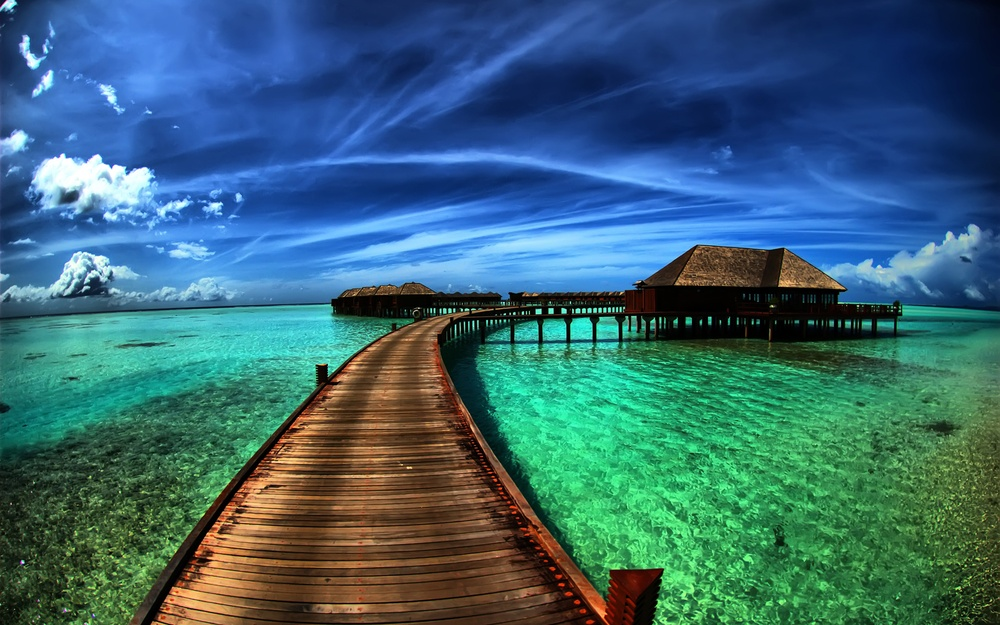
#> input picture d.jpeg, 1000 x 625 px, shrunk from 1920 x 1200 before the run
$ jupyter execute imagecompressor.ipynb   (shell and % lines are left out)
#> lines starting #> are read from the running program, lines starting #| are printed output that depends on the picture; long printed decimals are rounded
# **SVD-Based Image Compression**

### **1.1 Importing Libraries and Loading the Image**

[cell 1]
import numpy as np
import matplotlib.pyplot as plt
from PIL import Image

import numpy as np
import matplotlib.pyplot as plt
from PIL import Image

# Install seaborn (if not already installed)
# !pip install seaborn  # Uncomment this line if seaborn is not installed

# Load the image and ensure it's in RGB mode
image_path = 'd.jpeg'

try:
    image = Image.open(image_path).convert('RGB')
#> image is the input picture: PIL image 1000x625 RGB; mean R, G, B 56.6, 102.9, 115.1
except FileNotFoundError:
    print(f"Error: The file '{image_path}' was not found.")
    exit()

# Convert the image to a NumPy array
image_np = np.array(image)

# Get the dimensions of the image
m, n, channels = image_np.shape  # m = height, n = width
#> m = 625; n = 1000; channels = 3
print(f"Width (n): {n}, Height (m): {m}, Channels: {channels}")
#| Width (n): 1000, Height (m): 625, Channels: 3

# Store m and n values
image_height = m
#> image_height = 625
image_width = n
#> image_width = 1000

# Optionally, display the image
plt.figure(figsize=(8, 6))
plt.imshow(image_np)
plt.axis('off')  # Turn off axis labels
plt.title('Loaded Image')
plt.show()

# You can now use image_height and image_width as needed

### **1.2 Splitting the Image into RGB Channels**

[cell 2]
# Split into RGB channels
R = image_np[:, :, 0]
G = image_np[:, :, 1]
B = image_np[:, :, 2]

### **1.3 Performing SVD on Each Channel**

[cell 3]
# Compute SVD for each channel
U_R, S_R, Vt_R = np.linalg.svd(R, full_matrices=False)
#> S_R = 625 values, max 48442.4 at index 0, min 4.9 at index 624, mean 585.7
U_G, S_G, Vt_G = np.linalg.svd(G, full_matrices=False)
#> S_G = 625 values, max 85233.2 at index 0, min 5.08 at index 624, mean 712.7
U_B, S_B, Vt_B = np.linalg.svd(B, full_matrices=False)
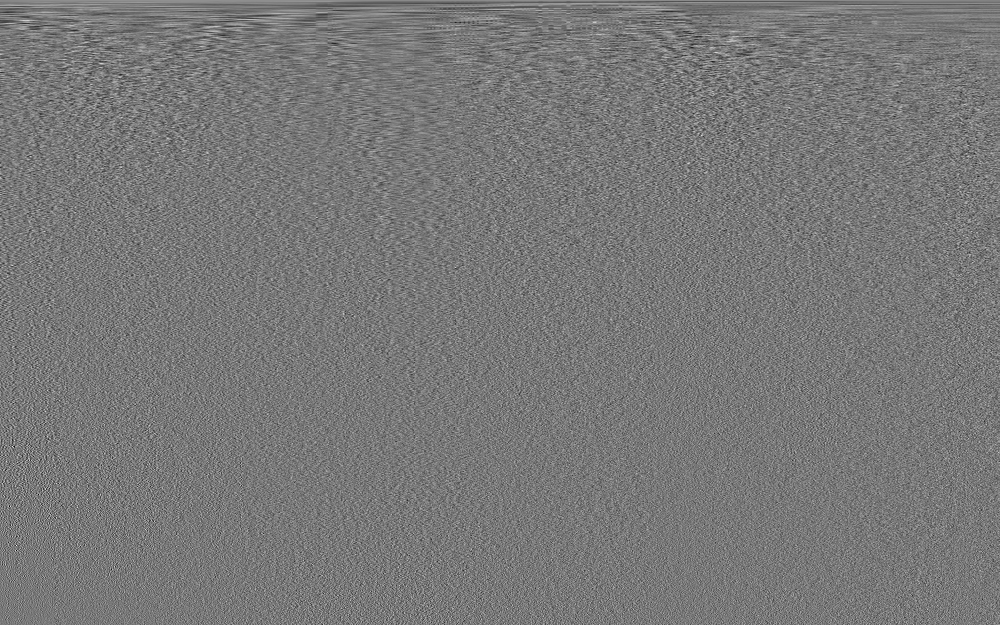
#> Vt_B: shape (625, 1000) float64; min -0.198, max 0.221, mean 3.97e-05; drawn with min black and max white
#> S_B = 625 values, max 100580.3 at index 0, min 5.59 at index 624, mean 669.8

### **1.4 Reconstructing the Image Using Top k Singular Values**

[cell 4]
def reconstruct_image(k):
    R_reconstructed = np.dot(U_R[:, :k], np.dot(np.diag(S_R[:k]), Vt_R[:k, :]))
    G_reconstructed = np.dot(U_G[:, :k], np.dot(np.diag(S_G[:k]), Vt_G[:k, :]))
    B_reconstructed = np.dot(U_B[:, :k], np.dot(np.diag(S_B[:k]), Vt_B[:k, :]))
    reconstructed_image = np.stack((R_reconstructed, G_reconstructed, B_reconstructed), axis=2)
    return np.clip(reconstructed_image, 0, 255).astype('uint8')

### **1.5 Displaying Original and Reconstructed Images**

[cell 5]
# Numbers of singular values to use
k_values = [5, 20, 50, 100]

# Plot the images
plt.figure(figsize=(10, 8))

# Original Image
plt.subplot(2, 3, 1)
plt.imshow(image_np)
plt.title('Original Image')
plt.axis('off')

# Reconstructed Images
for i, k in enumerate(k_values):
    reconstructed_img = reconstruct_image(k)
    plt.subplot(2, 3, i+2)
    plt.imshow(reconstructed_img)
    plt.title(f'k = {k}')
    plt.axis('off')

plt.tight_layout()
plt.show()

### **1.6 Calculating Reconstruction Error**

[cell 6]
def reconstruction_error(k):
    reconstructed_image = reconstruct_image(k)
#> in reconstruct_image (call 5), `return np.clip(reconstructed_image, 0, 255).astype('uint8')`:
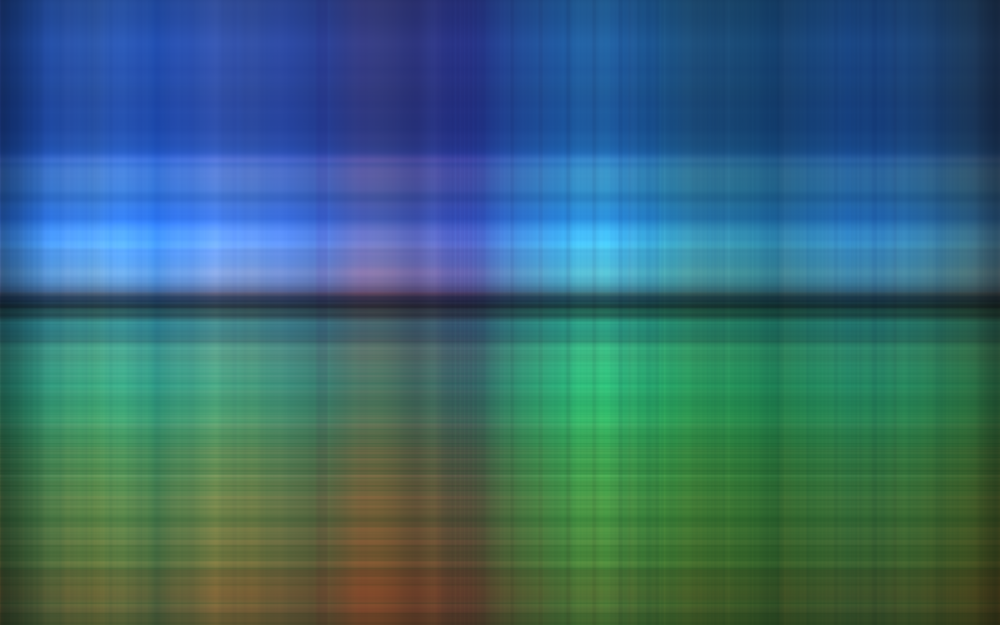
#> returned value: shape (625, 1000, 3); mean of channels 0, 1, 2 56.1, 102.4, 114.4; drawn as R, G, B
    error = np.linalg.norm(image_np.astype('float64') - reconstructed_image.astype('float64')) / np.linalg.norm(image_np.astype('float64'))
#> error = 0.377
    return error

### **1.7 Plotting Reconstruction Error vs. k**

[cell 7]
ks = range(1, 101, 5)
errors = [reconstruction_error(k) for k in ks]
#> in reconstruct_image (call 9), `R_reconstructed = np.dot(U_R[:, :k], np.dot(np.diag(S_R[:k]), Vt_R[:k,..`:
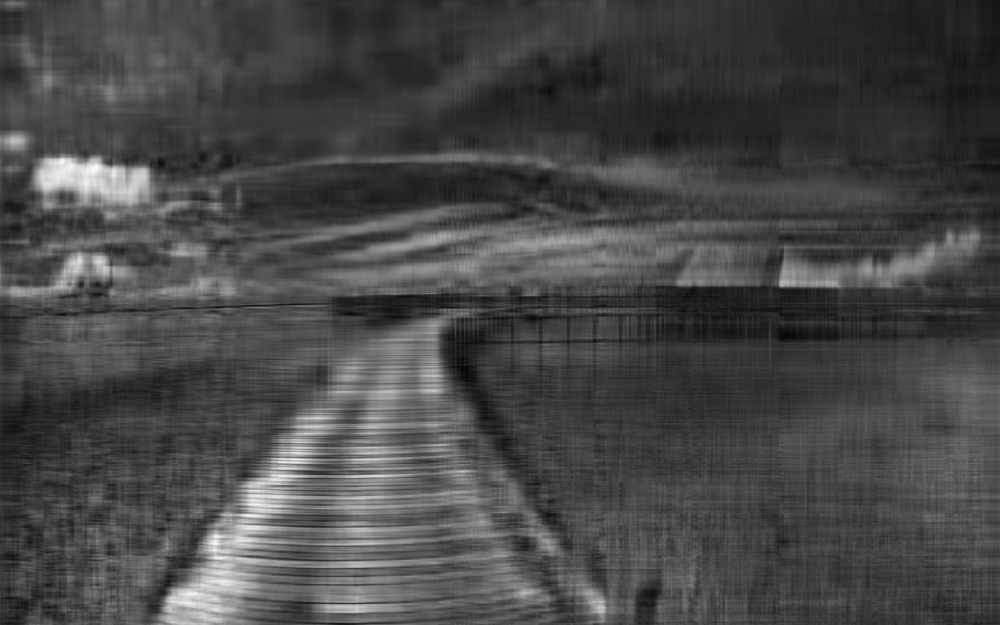
#> R_reconstructed: shape (625, 1000) float64; min -31.24, max 280.3, mean 56.6; drawn with min black and max white
#> in reconstruct_image (call 9), `B_reconstructed = np.dot(U_B[:, :k], np.dot(np.diag(S_B[:k]), Vt_B[:k,..`:
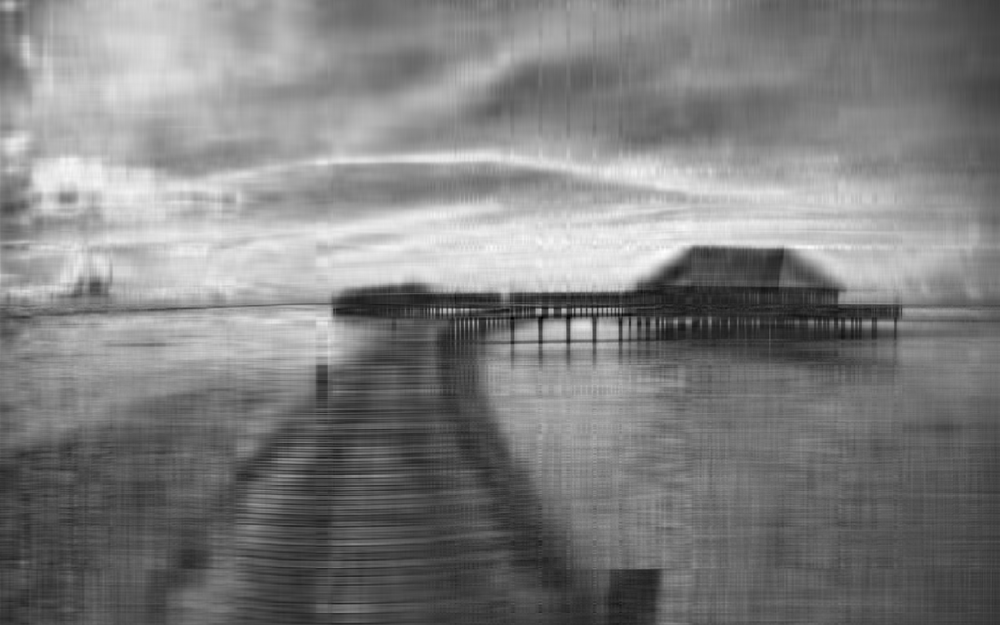
#> B_reconstructed: shape (625, 1000) float64; min -56.47, max 286.7, mean 115.1; drawn with min black and max white
#> in reconstruct_image (call 10), `reconstructed_image = np.stack((R_reconstructed, G_reconstructed, B_re..`:
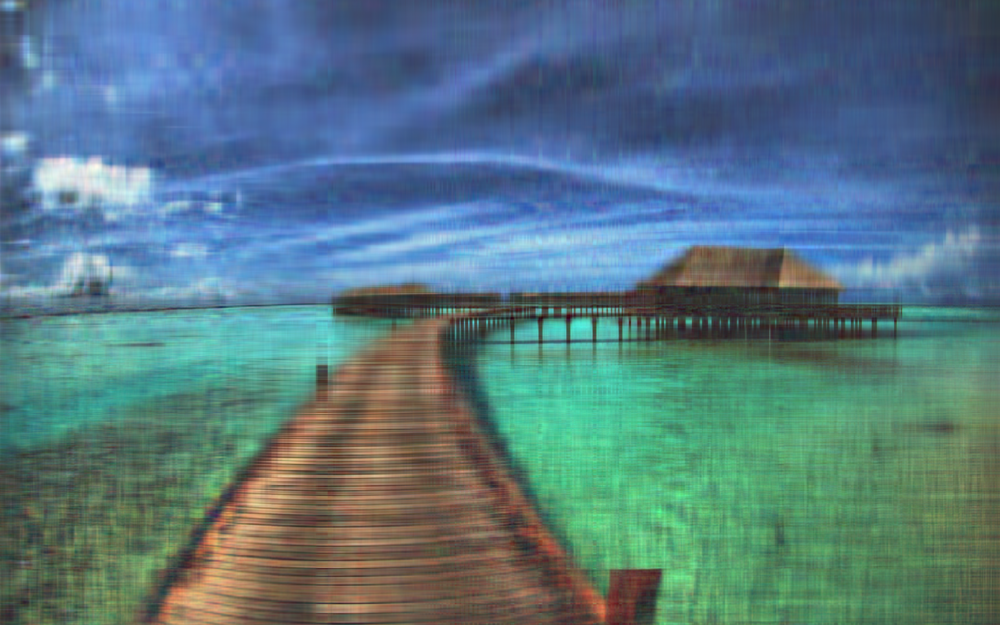
#> reconstructed_image: shape (625, 1000, 3) float64; mean R, G, B 56.6, 102.9, 115.1; drawn with min black and max white
#> in reconstruct_image (call 10), `return np.clip(reconstructed_image, 0, 255).astype('uint8')`:
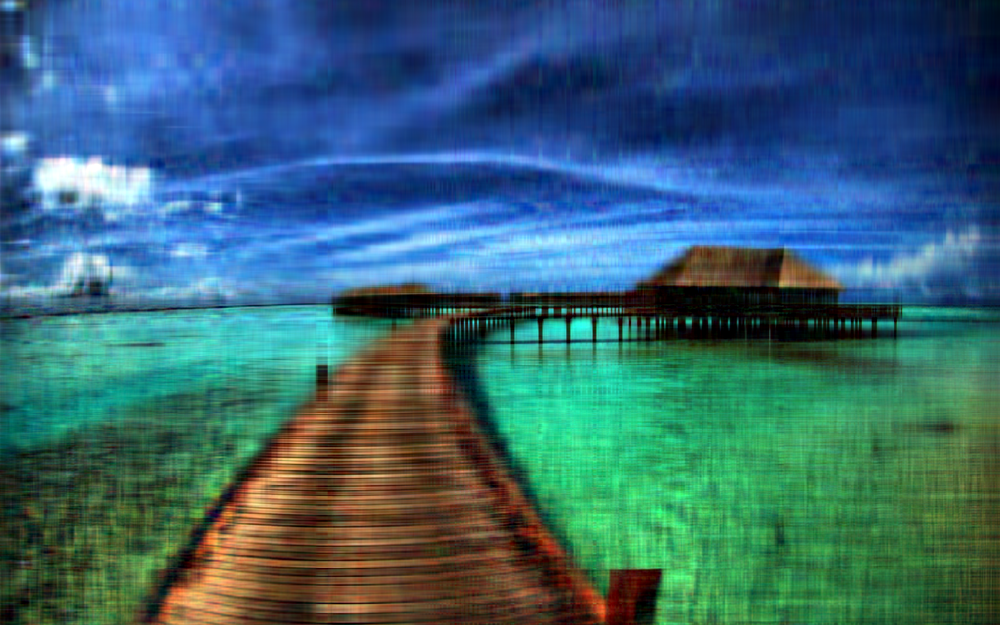
#> returned value: shape (625, 1000, 3); mean of channels 0, 1, 2 56.2, 102.5, 114.6; drawn as R, G, B
#> in reconstruct_image (call 11), `G_reconstructed = np.dot(U_G[:, :k], np.dot(np.diag(S_G[:k]), Vt_G[:k,..`:
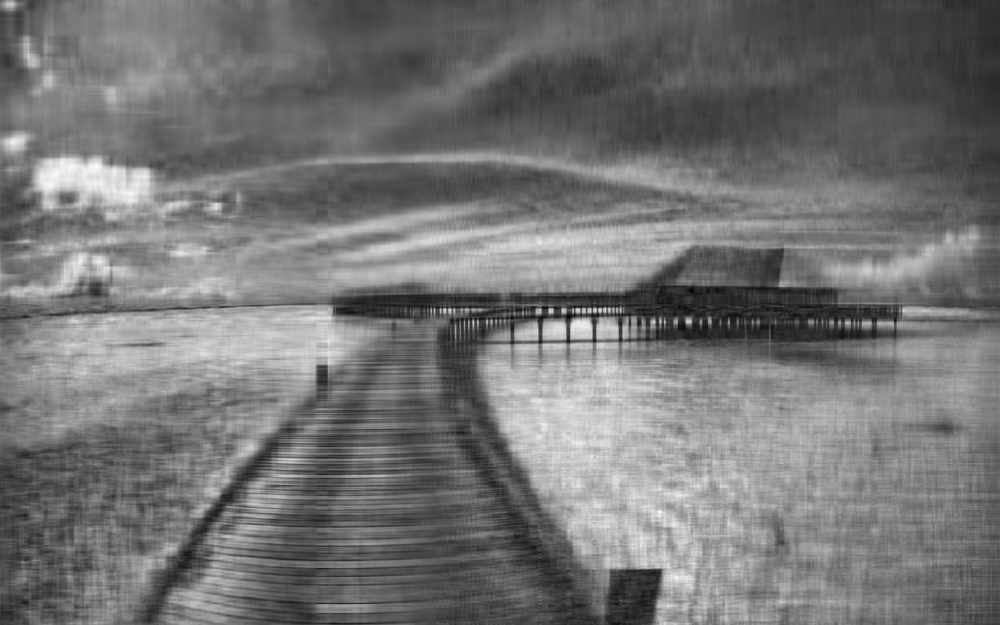
#> G_reconstructed: shape (625, 1000) float64; min -50.21, max 283.6, mean 102.9; drawn with min black and max white
#> errors = [0.377, 0.234, 0.198, 0.178, 0.163, 0.152, 0.143, 0.135, 0.128, 0.123, 0.117, 0.112, 0.108, 0.104, 0.0997, 0.0961, 0.0927, 0.0895, 0.0864, 0.0835]

plt.figure(figsize=(10, 6))
plt.plot(ks, errors, marker='o')
plt.title('Reconstruction Error vs Number of Singular Values')
plt.xlabel('Number of Singular Values (k)')
plt.ylabel('Normalized Reconstruction Error')
plt.grid(True)
plt.show()

### **1.8 Finding Minimum k for Desired Error Threshold**

[cell 8]
threshold = 0.1
found = False
for k in range(1, 101):
    error = reconstruction_error(k)
    print(f"k = {k}, error = {error}")
    if error <= threshold:
        print(f"Minimum number of singular values required: {k}")
        found = True
        break
#> this loop made 71 passes
#> error on passes 1 to 12: 0.377, 0.315, 0.284, 0.261, 0.246, 0.234, 0.225, 0.216, 0.21, 0.203, 0.198, 0.193
#| k = 1, error = 0.3769
#| k = 2, error = 0.3148
#| k = 3, error = 0.2839
#| k = 4, error = 0.2614
#| k = 5, error = 0.2465
#| k = 6, error = 0.234
#| k = 7, error = 0.2249
#| k = 8, error = 0.2164
#> (further printed lines are left out)

if not found:
    print("Error did not fall below the threshold within the given range of k.")

### **1.9 Displaying the Optimal Reconstructed Image**

[cell 9]
# Plot the images
plt.figure(figsize=(10, 8))

# Original Image
plt.subplot(1, 2, 1)
plt.imshow(image_np)
plt.title('Original Image')
plt.axis('off')

# Reconstructed Image with Optimal k
reconstructed_img = reconstruct_image(k)
plt.subplot(1, 2, 2)
plt.imshow(reconstructed_img)
plt.title(f'Reconstructed Image (k = {k})')
plt.axis('off')

plt.tight_layout()
plt.show()

[cell 10]
def compression_percentage(k, m, n):
    # Number of elements in the original image (3 channels)
#> called with k = 71, m = 625, n = 1000
    original_elements = 3 * m * n
#> original_elements = 1875000

    # Number of elements in the compressed image (3 channels, with k singular values)
    compressed_elements = 3 * (m * k + k + k * n)
#> compressed_elements = 346338

    # Compression percentage
    compression_ratio = (original_elements / compressed_elements) * 100
#> compression_ratio = 541.4

    return compression_ratio
optimal_k=k
if optimal_k is not None:
    optimal_compression_ratio = compression_percentage(optimal_k, m, n)
#> optimal_compression_ratio = 541.4
    print(f"Compression percentage for optimal k = {optimal_k}: {optimal_compression_ratio:.2f}%")
#| Compression percentage for optimal k = 71: 541.38%
